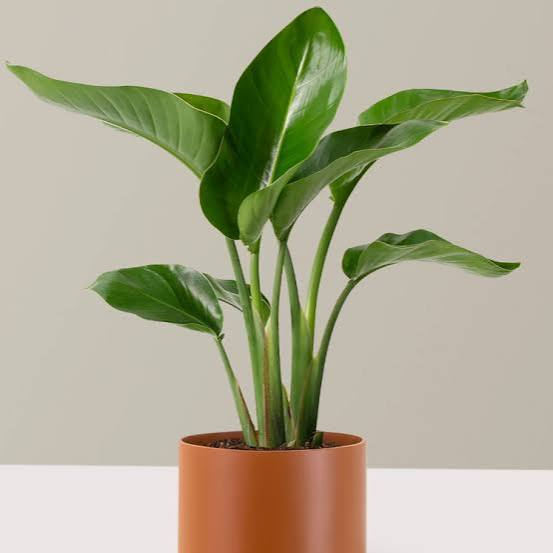
#> input picture backend/backend/storage/uploads/5b8822c3bd044fc8ab10712c60e34cda.jpg, 553 x 553 px
$ python -i local_analyzer.py   (imports and definitions only)
#> lines starting #> are read from the running program, lines starting #| are printed output that depends on the picture; after the words box and inside, x2 and y2 are one past the last pixel; in counts of white or black regions, pixels touching at a corner belong together
from pathlib import Path

import cv2
import numpy as np


class LocalLeafAnalyzer:
    def analyze_leaf(self, image_path: Path) -> dict:
        image = cv2.imread(str(image_path))
#> image is the input picture: shape (553, 553, 3); mean B, G, R 148.2, 172, 175.3
        if image is None:
            raise ValueError(f"Unable to read image '{image_path}'.")

        hsv = cv2.cvtColor(image, cv2.COLOR_BGR2HSV)
#> hsv: shape (553, 553, 3); mean H, S, V 23.8, 60.5, 181.2

        green_mask = cv2.inRange(hsv, (30, 35, 35), (95, 255, 255))
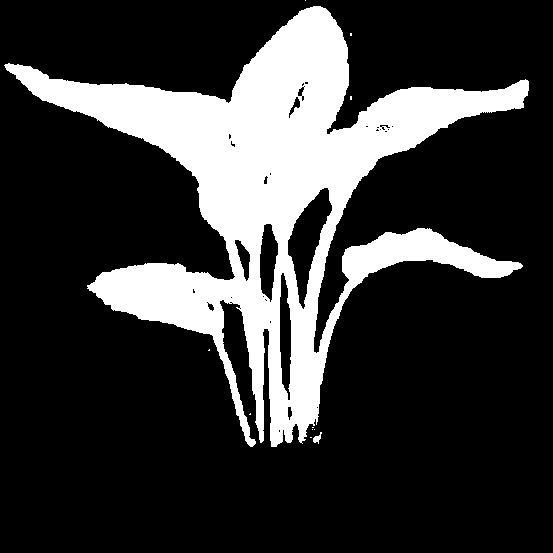
#> green_mask: shape (553, 553); 21.8% white; 11 white regions (9 under 20 px), largest, box (x1, y1, x2, y2) and area: (4, 6, 529, 447) 66546, (313, 432, 322, 444) 51
        yellow_mask = cv2.inRange(hsv, (15, 45, 45), (35, 255, 255))
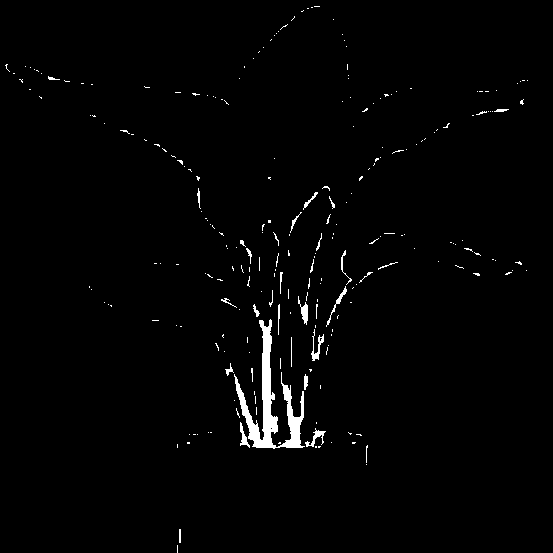
#> yellow_mask: shape (553, 553); 1.6% white; 242 white regions (212 under 20 px), largest, box (x1, y1, x2, y2) and area: (234, 319, 305, 449) 2447, (311, 329, 324, 361) 136, (298, 296, 308, 325) 124
        brown_mask = cv2.inRange(hsv, (5, 40, 20), (20, 255, 200))
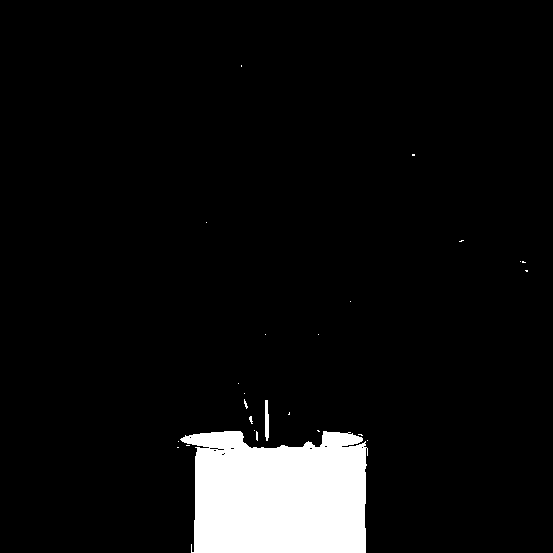
#> brown_mask: shape (553, 553); 6.5% white; 25 white regions (23 under 20 px), largest, box (x1, y1, x2, y2) and area: (180, 431, 368, 553) 19528, (265, 400, 269, 441) 143

        colored_mask = cv2.bitwise_or(green_mask, cv2.bitwise_or(yellow_mask, brown_mask))
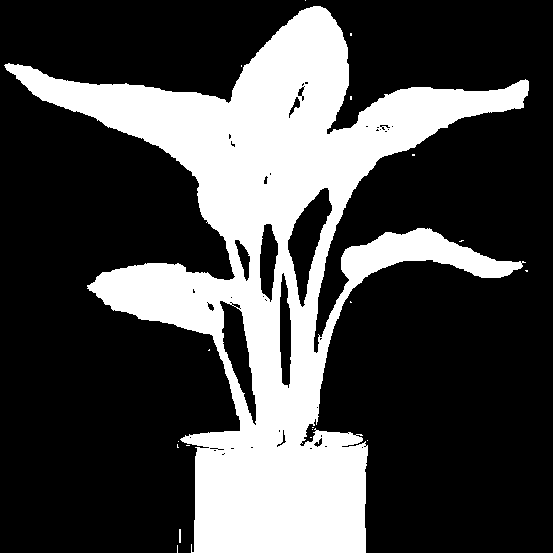
#> colored_mask: shape (553, 553); 28.7% white; 19 white regions (17 under 20 px), largest, box (x1, y1, x2, y2) and area: (4, 6, 529, 553) 87746, (179, 529, 181, 543) 28
        leaf_pixels = int(np.count_nonzero(colored_mask))
#> leaf_pixels = 87838
        total_pixels = image.shape[0] * image.shape[1]
#> total_pixels = 305809
        denominator = max(leaf_pixels, total_pixels // 5, 1)
#> denominator = 87838

        green_ratio = float(np.count_nonzero(green_mask)) / denominator
#> green_ratio = 0.758
        yellow_ratio = float(np.count_nonzero(yellow_mask)) / denominator
#> yellow_ratio = 0.0541
        brown_ratio = float(np.count_nonzero(brown_mask)) / denominator
#> brown_ratio = 0.225

        saturation = hsv[:, :, 1].astype(np.float32)
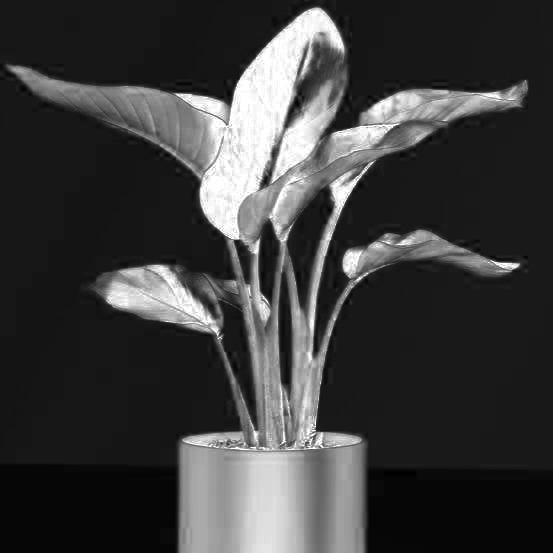
#> saturation: shape (553, 553) float32; min 0, max 255, mean 60.5
        value = hsv[:, :, 2].astype(np.float32)
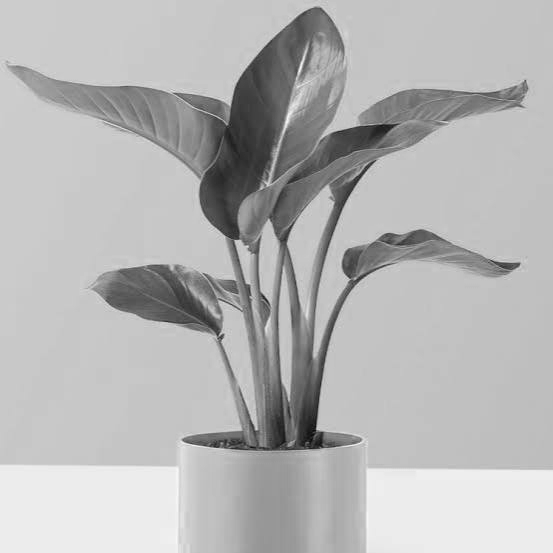
#> value: shape (553, 553) float32; min 10, max 249, mean 181.2
        mean_saturation = float(np.mean(saturation)) / 255.0
#> mean_saturation = 0.237
        mean_value = float(np.mean(value)) / 255.0
#> mean_value = 0.711

        condition = "healthy"
        severity = "none"
        confidence = 0.62
        observations = ["Local heuristic analysis used because cloud analysis is unavailable."]
        recommendation = "Keep monitoring the plant under stable light and watering conditions."

        stress_ratio = max(yellow_ratio, brown_ratio)
#> stress_ratio = 0.225
        if brown_ratio >= 0.18:
            condition = "brown_spots"
            recommendation = "Trim badly affected tissue, avoid overhead watering, and inspect for fungal spread."
        elif yellow_ratio >= 0.22:
            condition = "yellowing"
            recommendation = "Check watering balance, drainage, and nutrient availability."
        elif mean_saturation < 0.22 or mean_value < 0.25:
            condition = "wilting"
            recommendation = "Review soil moisture, heat stress, and root health."

        if condition != "healthy":
            if stress_ratio >= 0.4:
                severity = "severe"
                confidence = 0.78
            elif stress_ratio >= 0.25:
                severity = "moderate"
                confidence = 0.71
            else:
                severity = "mild"
                confidence = 0.66

        if condition == "healthy":
            confidence = 0.64
            observations.append(
                f"Leaf appears mostly green with limited yellow/brown discoloration ({yellow_ratio + brown_ratio:.0%})."
            )
        elif condition == "yellowing":
            observations.append(f"Yellow tones are visible across roughly {yellow_ratio:.0%} of the detected region.")
        elif condition == "brown_spots":
            observations.append(f"Brown or dry-looking regions cover roughly {brown_ratio:.0%} of the detected region.")
        else:
            observations.append(
                f"Leaf shows low color intensity (saturation {mean_saturation:.0%}) or dim appearance consistent with stress."
            )

        return {
            "condition": condition,
            "severity": severity,
            "confidence": round(confidence, 2),
            "observations": observations,
            "recommendation": recommendation,
        }

>>> result = LocalLeafAnalyzer().analyze_leaf('../../backend/storage/uploads/5b8822c3bd044fc8ab10712c60e34cda.jpg')
#> result = 5 items
